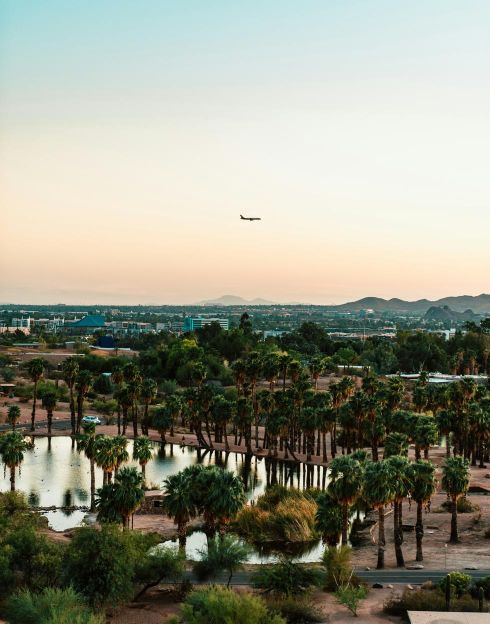
#> input picture img/arizona.jpg, 980 x 1247 px (shown at 1/2 size)
$ python -i generate-placeholder-images.py   (imports and definitions only)
#> lines starting #> are read from the running program, lines starting #| are printed output that depends on the picture
#> further down, picture is the input picture: PIL image 980x1247 RGB; mean R, G, B 146.2, 147.3, 131.5
"""Generate Arizona-palette placeholder imagery for the CnC Venture homepage.

These are deliberately abstract: low horizons, sun discs, sand-and-dusk gradients,
fine grain. They are placeholders for authentic Arizona photography and are built
as real <img> assets so they become swappable image slots after the Wix import.
"""
import math, os, random
from PIL import Image, ImageDraw, ImageFilter

# [1 line not run here, left out]
OUT = os.path.join(os.path.dirname(__file__), "img")
# [1 line not run here, left out]


def hexc(h):
    h = h.lstrip("#")
    return tuple(int(h[i:i + 2], 16) for i in (0, 2, 4))


# [58 lines left out: functions vgrad, sun, ridge, not called in this run]


def grain(img, amount=6):
#> called with amount = 6
    w, h = img.size
#> w = 980; h = 1247
    noise = Image.effect_noise((w, h), 28).convert("L")
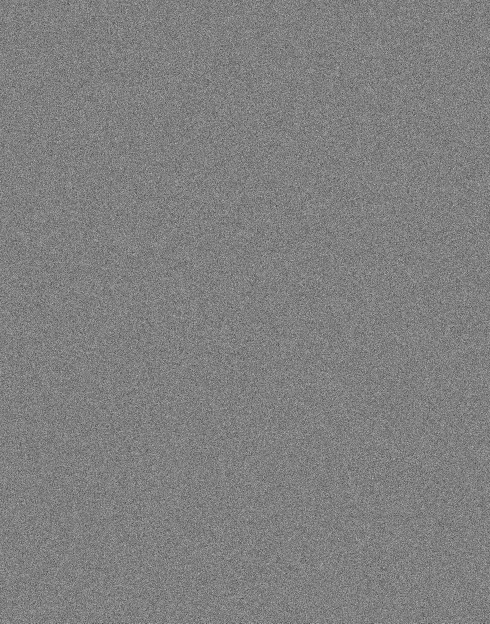
#> noise: PIL image 980x1247 L (shown at 1/2 size); min 0, max 255, mean 127.5
    noise = noise.filter(ImageFilter.GaussianBlur(0.4))
    n = noise.point(lambda v: 128 + (v - 128) * amount / 100)
    return Image.blend(img, Image.merge("RGB", (n, n, n)), 0.055)


# [5 lines left out: function save, not called in this run]


# ---------------------------------------------------------------- compositions
DUSK = ["#02383D", "#0B4A4C", "#3E6B60", "#A9825C", "#D9773F", "#EFC49A"]

# [29 lines left out: functions scene_dusk, scene_sunset, scene_field, not called in this run]


PALETTES = {
    # name: (stops, sun, ridges)
    "sand":   ([(0, "#EBDBC0"), (0.5, "#D7BE95"), (1, "#AC8D62")], (0.70, 0.28, 0.11), [(0.80, .018, "#9C7C55", 31, .55), (0.90, .012, "#7A5F3E", 32, .8)]),
    "teal":   ([(0, "#02383D"), (0.6, "#0C4F50"), (1, "#2C6A62")], (0.28, 0.34, 0.09), [(0.88, .012, "#012629", 33, .9)]),
    "clay":   ([(0, "#E8B98F"), (0.5, "#D9773F"), (1, "#A9502C")], (0.30, 0.26, 0.11), [(0.84, .016, "#8C4526", 37, .75)]),
    "stone":  ([(0, "#DAD5C9"), (0.5, "#B8B1A0"), (1, "#847D6C")], (0.30, 0.30, 0.09), [(0.78, .020, "#77705F", 41, .5), (0.90, .012, "#575142", 42, .85)]),
    "dusk":   ([(0, "#0C3236"), (0.45, "#3F5F5A"), (0.8, "#B07A4F"), (1, "#E4A574")], (0.62, 0.66, 0.08), [(0.9, .012, "#0B2E31", 43, .9)]),
    "beige":  ([(0, "#F4E9D6"), (0.55, "#E2CDAB"), (1, "#C0A377")], (0.62, 0.24, 0.10), [(0.82, .016, "#AD8F63", 47, .5), (0.92, .010, "#8B7048", 48, .8)]),
    "pine":   ([(0, "#14413F"), (0.5, "#2E6154"), (1, "#5C8060")], (0.75, 0.30, 0.07), [(0.86, .014, "#0F3634", 53, .85)]),
    "ember":  ([(0, "#3A2A28"), (0.42, "#8A4A32"), (0.8, "#D9773F"), (1, "#EFB483")], (0.34, 0.60, 0.09), [(0.9, .012, "#2E1F1E", 59, .9)]),
}


# [4 lines left out: function make, not called in this run]


JOBS = [
    ("hero.jpg",        1920, 1080, "dusk-scene"),
    ("cta-sunset.jpg",  1920,  980, "sunset-scene"),
    ("arizona.jpg",     1100, 1400, "sand"),
    ("ind-restaurant.jpg", 1000, 750, "clay"),
    ("ind-brand.jpg",      1000, 750, "beige"),
    ("ind-startup.jpg",    1000, 750, "teal"),
    ("ind-tech.jpg",       1000, 750, "dusk"),
    ("ind-manufacturing.jpg", 1000, 750, "stone"),
    ("ind-retail.jpg",     1000, 750, "ember"),
    ("story-1.jpg", 1000, 700, "clay"),
    ("story-2.jpg", 1000, 700, "pine"),
    ("story-3.jpg", 1000, 700, "sand"),
    ("insight-lead.jpg", 1400, 900, "dusk"),
    ("insight-1.jpg", 760, 520, "stone"),
    ("insight-2.jpg", 760, 520, "clay"),
    ("insight-3.jpg", 760, 520, "teal"),
    ("city-phoenix.jpg",   720, 940, "ember"),
    ("city-scottsdale.jpg", 720, 940, "sand"),
    ("city-tempe.jpg",     720, 940, "pine"),
    ("city-mesa.jpg",      720, 940, "stone"),
    ("city-gilbert.jpg",   720, 940, "beige"),
]

total = 0
# [11 lines not run here, left out]

>>> from PIL import Image
>>> picture = Image.open('../../img/arizona.jpg')
>>> result = grain(picture)
